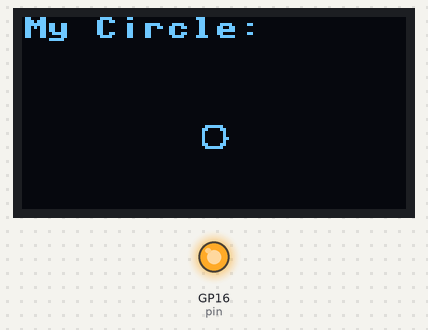
Recording of a program running on a simulated Raspberry Pi Pico running MicroPython. Parts: 128×64 one-colour display, output pins drawn as LEDs (lit = HIGH). At 1.0 s the program stops and its outputs stay as they are.

Above: at 0.08 s.
At 0.52 s:
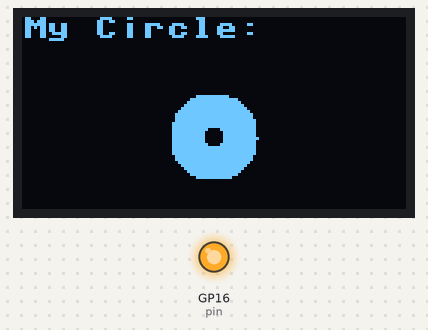
At 1.0 s:
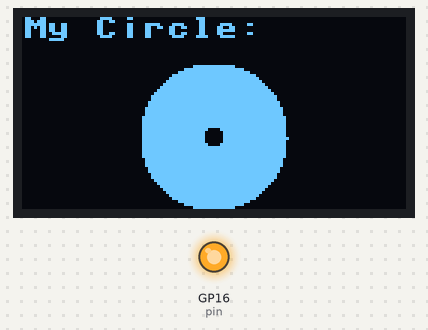
Timing chart, 0 to 2.5 s (numbered marks = the images above):
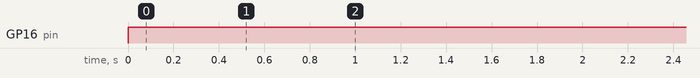

Measured:
- by itself, GP16 (pin): LOW → HIGH at 0.00 s

The program:

OLEDCircle.py
```python
import machine
#from machine import Pin, SoftI2C
import ssd1306
from time import sleep
import math

i2c = machine.SoftI2C(scl=machine.Pin(15), sda=machine.Pin(14))

pin = machine.Pin(16, machine.Pin.OUT)
pin.value(0) #set GPIO16 low to reset OLED
pin.value(1) #while OLED is running, must set GPIO16 in high

oled_width = 128
oled_height = 64
oled = ssd1306.SSD1306_I2C(oled_width, oled_height, i2c)

oled.text('My Circle:', 0, 0)

#r=20
xCentre=64
yCentre=40

rStart=4
rStop=25

for r in range(rStart,rStop):
    for degree in range(0,360,1):
        rads=degree*(3.14/180)
        x=r*math.cos(rads)+xCentre
        y=r*math.sin(rads)+yCentre
        oled.pixel(int(x),int(y),1)
    oled.show()
```
